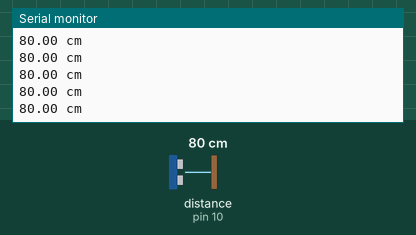
Recording of a sketch running on a simulated Arduino Uno, built with avr-gcc and run on an emulated ATmega328P. Parts: the last lines printed to the serial monitor. Wiring (inferred from the names in the program): ultrasonic range finder: trigger pin 11; echo pin 10. The inputs (shaded band) are chosen by the test bench; at power-on: distance to the obstacle (sensor on pin 10) 80 cm. The echo pulse lasts 58.3 µs per cm.

Above: at 1.2 s.
1.3 s: distance to the obstacle (sensor on pin 10) set to 2 cm
At 2.1 s:
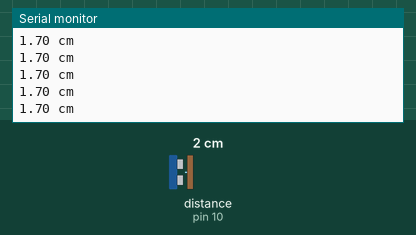
4.3 s: distance to the obstacle (sensor on pin 10) set to 4 cm
At 5.0 s:
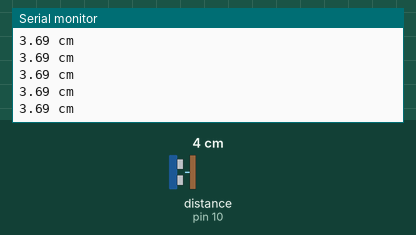
Timing chart, 0 to 7.3 s (numbered marks = the images above; inputs shaded):
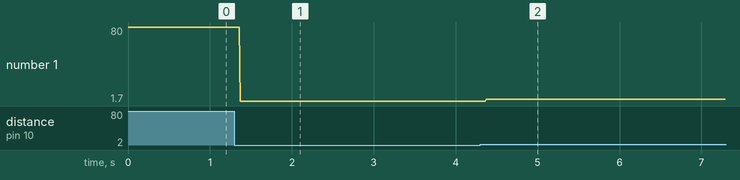

The sketch:

Exemplo-trigger-echo.ino
```cpp
#define trigger 11
#define echo 10

void setup() {
  pinMode(trigger, OUTPUT);
  pinMode(echo, INPUT);
  Serial.begin(9600);
}

void loop() {
  digitalWrite(trigger, HIGH);
  digitalWrite(trigger, LOW);
  float distancia = 0.01715*pulseIn(echo, HIGH);
  Serial.print(distancia);
  Serial.println(" cm");
}
```

Measured:
- after the input at 1.3 s, the serial monitor: prints a new line after 0.07 s (image 1)
- after the input at 4.3 s, the serial monitor: prints a new line after 0.07 s (image 2)
- plotted number 1: 80 → 1.7 after the input at 1.3 s, 1.7 → 3.69 after the input at 4.3 s
